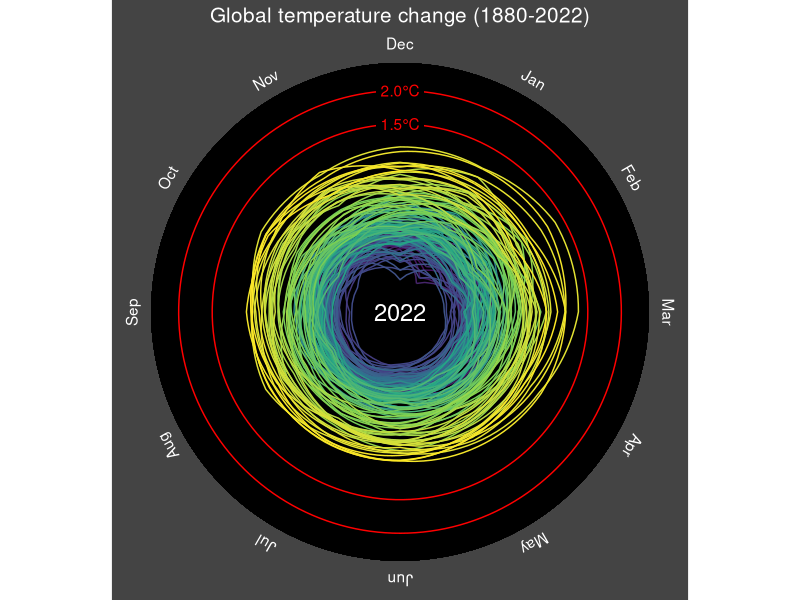

Generate this figure with R:
library(tidyverse)
library(gganimate)



# Plot: There are data in preceding year and next year.
# Need to create 3 separated dataframes

t_diff <- 
  read_csv("data/GLB.Ts+dSST.csv", skip = 1, na = "***") %>% #load CSV file, skip 1st rows
  select(year = Year, month.abb) %>% #month.abb is constant R build-in. which is the same as our datatype
  # Tidy dataframe by converting month in 1 column accept for year
  #Pivot dataframe for all columns except for year column, Give a name of month column
  pivot_longer(-year, names_to = "month", values_to = "t_diff") %>%
  drop_na() #Ignore NA value
  

# Create 3 Separated dataframe
# Create dataframe for preceding December
# last_dec <-
#   t_diff %>%
#   filter(month == "Dec") %>% #Filter December
#   mutate(year = year + 1,   #Calculate preceding year by using the original data
#          month = "last_Dec") #Rename Dec to last_Dec

# Create dataframe for next Jan
next_jan <-
  t_diff %>%
  filter(month == "Jan") %>% #Filter January
  mutate(year = year - 1,    # Add extra year
         month = "next_Jan") # Rename it

#Combine 3 dataframes
t_data <- 
  bind_rows(t_diff,next_jan) %>%
  mutate(month = factor(month, levels = c(month.abb, "next_Jan")), #Order months into numerical order rather than alphabet order, define month as a factor
         month_number = as.numeric(month)) %>% #Remove previous December to remove zero from dataframe
  arrange(year, month) %>% # arrange year and month       
  filter(year != 1879) %>% # we dont need 1879
  mutate(step_number = 1:nrow(.)) #Add row number. 1:nrow(.) means count from 1 to the end of row in this dataframe. need to count step over the row
  
  
  annotation <-
    t_data %>% #create new dataframe from 2022
    slice_max(year) %>%
    slice_max(month_number)
 
temp_line <- #Create text at specific position
  tibble(
    x = 12,
    y = c(1.5, 2.0),
    labels = c("1.5\u00B0C", "2.0\u00B0C")
  )

#Create dataframe for tangential month to the ciricle
month_label <-
  tibble(
    x = 1:12,
    labels = month.abb,
    y = 2.7
  )

 
a <-  t_data %>% ggplot(aes(x = month_number, 
             y = t_diff, 
             group = year, 
             color = year), inherit.aes = FALSE) +
    geom_rect(aes(xmin = 1, xmax = 13, ymin = -2, ymax = 2.4), # create black circle background
              color = "black", fill = "black",
              inherit.aes = FALSE)+ 
   geom_hline(yintercept = c(1.5, 2.0), color = "red") + # Add white line at 1.5 and 2.0 y intercept
  geom_label(data = temp_line, aes(x = x, y = y, label = labels), #Add label and coloring
             color = "red", fill = "black", label.size = 0,
             inherit.aes = FALSE)+
  geom_text(data = month_label, aes(x = x, y = y, label = labels), # Add month label back to the position
            color = "white",
            inherit.aes = FALSE,
            angle = seq(360-360/12, 0, length.out = 12)) + #Assign angle to the month label
  geom_label(aes(x = 1, y = -1.3, label = year), 
               color = "white", fill = "black",
               label.padding = unit(50, "pt"), label.size = 0,
               size = 6) +
  geom_line()+

  scale_x_continuous(breaks = 1:12, #Set x axis and its coordinator
                     labels = month.abb,
                     expand = c(0,0),
                     sec.axis = dup_axis(name = NULL, labels = NULL)) +
  scale_y_continuous(breaks = seq(-2,2,0.2),
                     limits = c(-2,2.7),
                     expand = c(0,-0.7), # expand grid. First is an addition. Second is an multiplication.
                     sec.axis = dup_axis(name = NULL, labels = NULL)) + #Rescale y axis
   scale_color_viridis_c(breaks = seq(1880,2020,20), #Change the color to continuous scale. Re-scale the legend
                        guide = "none") + #Remove legend 
  coord_polar(start = 2*pi/12)+ #Set polar 5 minutes off. "start" measures thing in radius 
  labs(x = NULL, # Add label
      y = NULL,
      title = "Global temperature change (1880-2022)") + 
  theme(
    panel.background = element_rect(fill = "#444444", size = 1), #Add black color and white border. Increase border line size
    plot.background = element_rect(fill = "#444444", color = "#444444"),
    panel.grid = element_blank(), # Remove grid line color
    axis.text.x = element_blank(),
    axis.text.y = element_blank(),
    axis.title.y = element_blank(),
    axis.ticks = element_blank(),
    axis.title = element_text(color = "white", size = 13),
    plot.title = element_text(color = "white", hjust = 0.5, size = 15)
  )#+
  # transition_manual(frames = year, cumulative = TRUE)  #Add data and keep the old data in gganimate only
   
ggsave("figures/climate_spiral_nasa.png", width = 4.155, height = 4.5, unit = "in", dpi = 300)
 
# animate(a, width = 4.155, height = 4.5, unit = "in", res = 300
#         # nframes = nrow(t_data),
#         # fps = nrow(t_data)/12/60/60
#         )
# anim_save("figures/climate_spiral.gif")
# 
# animate(a, width = 4.155, height = 4.5, unit = "in", res = 300,
#         renderer = av_renderer("figures/climate_spiral.mp4")
# )
